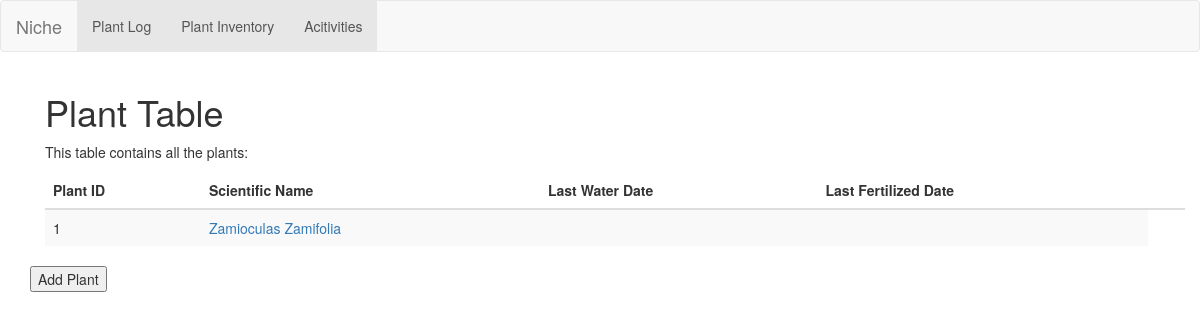
The page /houseplants/ on the database as committed earlier.
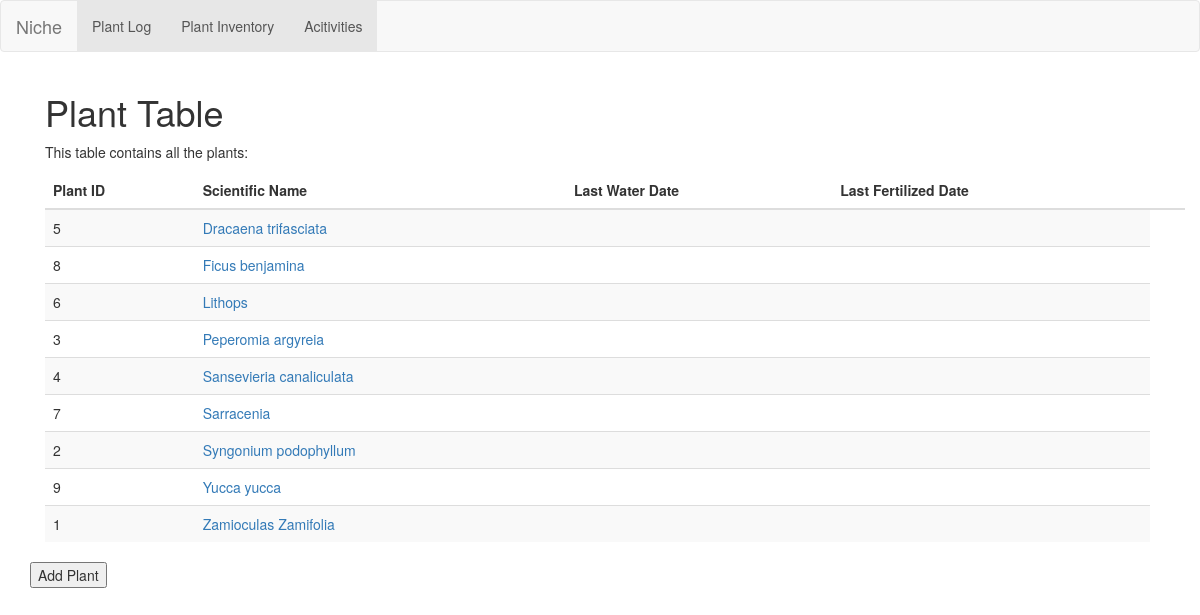
The same page on the database as committed later.
### houseplants/models.py (models this page shows, shortened)
class Plant(models.Model):
    scientific_name = models.TextField(max_length=200)

### houseplants/views.py (the view)
# urls.py: path('', views.index, name='index'),
def index(request):
    plant_list = Plant.objects.order_by('scientific_name')
    watering_list = PlantLog.objects.order_by('date').last
    fertilize_list = PlantLog.objects.order_by('date').last
    context = {'plant_list': plant_list, 'watering_list': watering_list, 'fertilize_list': fertilize_list }
    return render(request, 'houseplants/index.html', context)

### houseplants/templates/houseplants/index.html
{% extends "houseplants/base.html" %}
{% block content %}
{% if plant_list %}
<div class="container">
<h1>Plant Table</h1>
  <p>This table contains all the plants:</p>
  <table class="table table-striped">
    <thead>
      <tr>
        <th>Plant ID</th>
        <th>Scientific Name</th>
        <th>Last Water Date</th>
        <th>Last Fertilized Date<th>
      </tr>
    </thead>
    <tbody>
    {% for plant in plant_list %}
      <tr>
        <td>{{ plant.id }}</td>
        <td><a href="{% url 'houseplants:detail' plant.id %}">{{ plant.scientific_name }}</a></td>
        <td>{{ watering_list.date }}</td>
        <td>{{ fertilize_list.date }}</td>
      </tr>
    {% endfor %}
    </tbody>
  </table>
</div>
<button type="button" id="add-plant" href="href="{% url 'houseplants:log' %}">Add Plant</button>
{% else %}
    <p>No plants available.</p>
    <button type="button" id="add-plant" href="{% url 'houseplants:add-plant' %}">Add Plant</button>
{% endif %}
{% endblock content %}

Rows that differ between the two databases and show on the page:
added Plant: id "5", scientific_name "Dracaena trifasciata"
added Plant: id "8", scientific_name "Ficus benjamina"
added Plant: id "6", scientific_name "Lithops"
added Plant: id "3", scientific_name "Peperomia argyreia"
added Plant: id "4", scientific_name "Sansevieria canaliculata"
added Plant: id "7", scientific_name "Sarracenia"
added Plant: id "2", scientific_name "Syngonium podophyllum"
added Plant: id "9", scientific_name "Yucca yucca"
